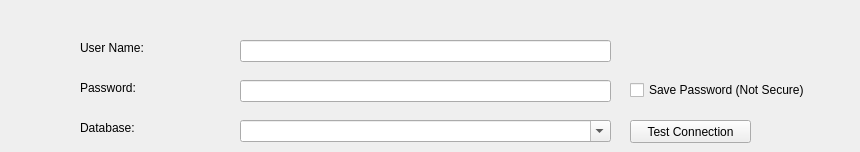
      <widget class="QWidget" name="db2TargetTab">
       <attribute name="title">
        <string>IBM DB2</string>
       </attribute>
       <widget class="QLabel" name="label_72">
        <property name="geometry">
         <rect>
          <x>80</x>
          <y>80</y>
          <width>111</width>
          <height>16</height>
         </rect>
        </property>
        <property name="text">
         <string>Password:</string>
        </property>
       </widget>
       <widget class="QComboBox" name="t_db2DatabaseComboBox">
        <property name="geometry">
         <rect>
          <x>240</x>
          <y>120</y>
          <width>371</width>
          <height>22</height>
         </rect>
        </property>
        <property name="editable">
         <bool>true</bool>
        </property>
       </widget>
       <widget class="QLabel" name="label_73">
        <property name="geometry">
         <rect>
          <x>80</x>
          <y>40</y>
          <width>111</width>
          <height>16</height>
         </rect>
        </property>
        <property name="text">
         <string>User Name:</string>
        </property>
       </widget>
       <widget class="QCheckBox" name="t_db2SavePasswordCheckBox">
        <property name="enabled">
         <bool>true</bool>
        </property>
        <property name="geometry">
         <rect>
          <x>630</x>
          <y>80</y>
          <width>221</width>
          <height>20</height>
         </rect>
        </property>
        <property name="text">
         <string>Save Password (Not Secure)</string>
        </property>
       </widget>
       <widget class="QLabel" name="label_69">
        <property name="geometry">
         <rect>
          <x>80</x>
          <y>120</y>
          <width>91</width>
          <height>16</height>
         </rect>
        </property>
        <property name="text">
         <string>Database:</string>
        </property>
       </widget>
       <widget class="QLineEdit" name="t_db2UserNameLineEdit">
        <property name="geometry">
         <rect>
          <x>240</x>
          <y>40</y>
          <width>371</width>
          <height>22</height>
         </rect>
        </property>
       </widget>
       <widget class="QLineEdit" name="t_db2PasswordLineEdit">
        <property name="geometry">
         <rect>
          <x>240</x>
          <y>80</y>
          <width>371</width>
          <height>22</height>
         </rect>
        </property>
        <property name="echoMode">
         <enum>QLineEdit::Password</enum>
        </property>
       </widget>
       <widget class="QPushButton" name="t_db2TestConnectionButton">
        <property name="enabled">
         <bool>true</bool>
        </property>
        <property name="geometry">
         <rect>
          <x>630</x>
          <y>120</y>
          <width>121</width>
          <height>23</height>
         </rect>
        </property>
        <property name="text">
         <string>Test Connection</string>
        </property>
       </widget>
      </widget>
